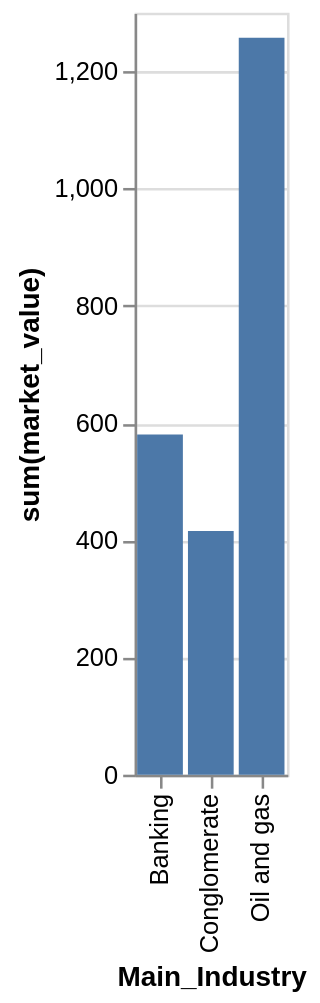

Vega-Lite specification stored for this chart:
### Vega-Lite specification from a JSON file in a GitHub repository (floating-point values rounded to 4 significant figures)
{"data": {"values": [{"x_data": "Banking", "y_data": 580.4}, {"x_data": "Conglomerate", "y_data": 415.9}, {"x_data": "Oil and gas", "y_data": 1257.0}]}, "mark": "bar", "encoding": {"x": {"field": "x_data", "type": "nominal", "title": "Main_Industry", "sort": "ascending"}, "y": {"field": "y_data", "type": "quantitative", "title": "sum(market_value)"}}}
